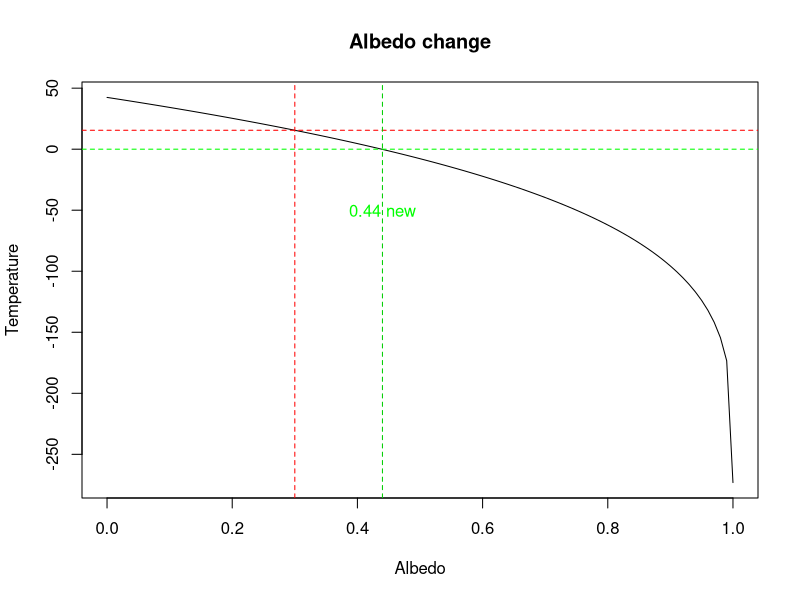
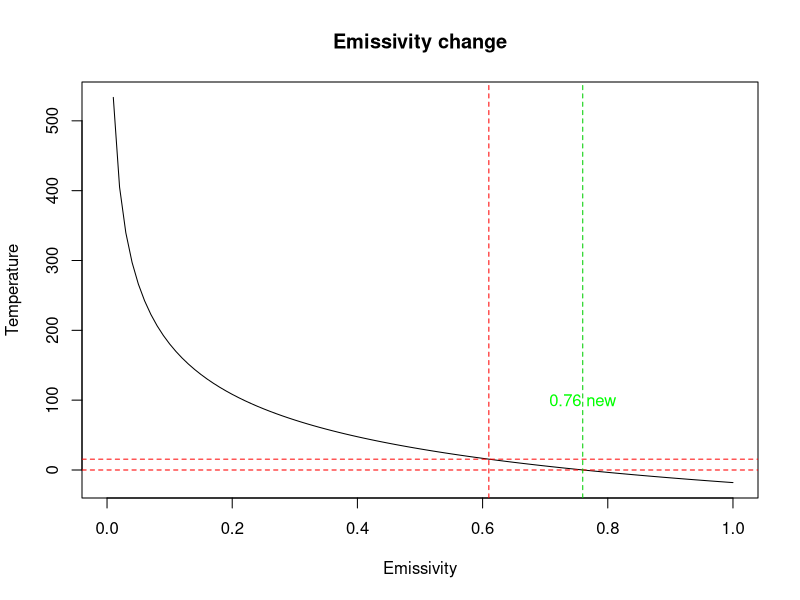
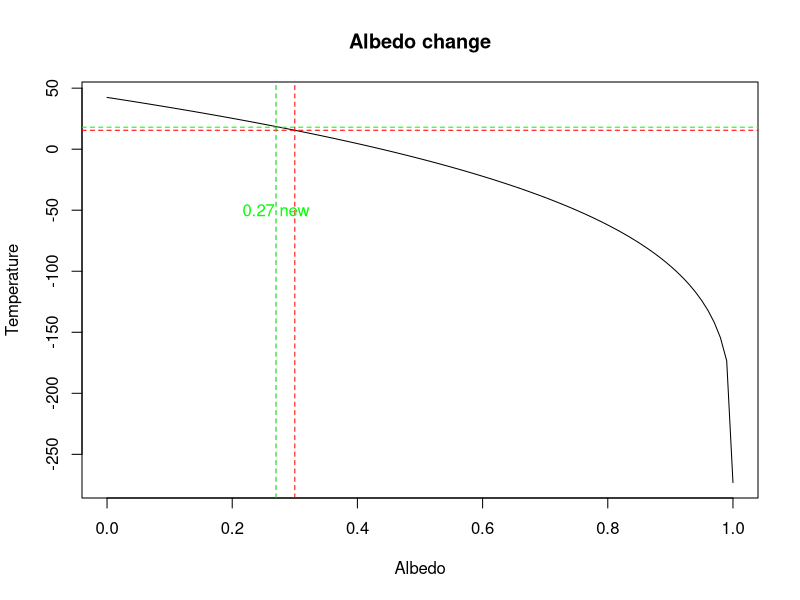
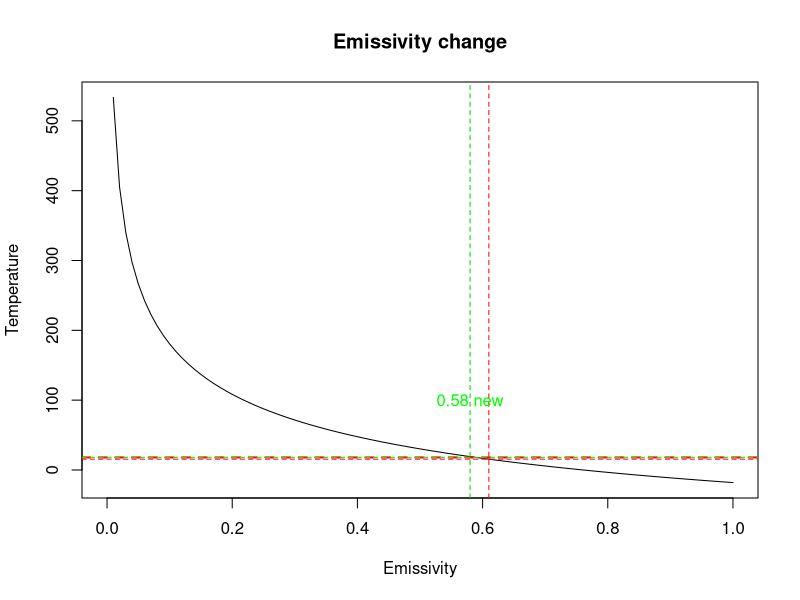

These figures' R source, in order:
## constants values
S = 1372
alpha = 0.3
eps = 0.61
sigma = 5.67*10**(-8)

modelF <- function(S, alpha, eps, sigma) {
  
  value <- ( (S*(1-alpha))/(4*eps*sigma))**(1/4)
  return( value - 273.15)

}

## call the model

modelF(S = S, alpha = alpha, eps = eps, sigma = sigma)

## graph for diferent albedo ------

alphaValue = seq(0.0, 1, .01)
modelValue = modelF(S = S, alpha = alphaValue, eps = eps, sigma = sigma)

plot(alphaValue, modelValue, type = "l", xlab = "Albedo", ylab = "Temperature", main = "Albedo change")
alphaValue[modelValue < 0]  ## to bring global temp to 0 C we should increase albedo to 0.44

abline(h = 0, col = "green", lty = 2, lwd = 1)
abline(h = 15.49, col = "red", lty = 2, lwd = 1)
abline(v = 0.44, col = "green3", lty = 2, lwd = 1)
abline(v = 0.3, col = "red", lty = 2, lwd = 1)
text(x = 0.44, y = -50, labels = "0.44 new", col = "green")


## graph for diferent emissivity ------

epsValue = seq(0.0, 1, .01)
modelValue = modelF(S = S, alpha = alpha, eps = epsValue, sigma = sigma)

plot(epsValue, modelValue, type = "l", xlab = "Emissivity", ylab = "Temperature" , main = "Emissivity change")

epsValue[modelValue < 0] ## to reduice the temp to 0 c we should increase emissivity to 0.76
abline(h = 0, col = "red", lty = 2, lwd = 1)
abline(h = 15.49, col = "red", lty = 2, lwd = 1)
abline(v = 0.76, col = "green3", lty = 2, lwd = 1)
abline(v = 0.61, col = "red", lty = 2, lwd = 1)
text(x = 0.76, y = 100, labels = "0.76 new", col = "green")
#text(x = 0.61, y = 100, labels = "0.61 new", col = "green")
## question C

## graph for diferent albedo ------

alphaValue = seq(0.0, 1, .01)
modelValue = modelF(S = S, alpha = alphaValue, eps = eps, sigma = sigma)

plot(alphaValue, modelValue, type = "l", xlab = "Albedo", ylab = "Temperature", main = "Albedo change")
alphaValue[modelValue >= 18]  ## to bring global temp to 18 C we should increase albedo to 0.44

abline(h = 18, col = "green", lty = 2, lwd = 1)
abline(h = 15.49, col = "red", lty = 2, lwd = 1)
abline(v = 0.27, col = "green3", lty = 2, lwd = 1)
abline(v = 0.3, col = "red", lty = 2, lwd = 1)
text(x = 0.27, y = -50, labels = "0.27 new", col = "green")

## graph for diferent emissivity ------

epsValue = seq(0.0, 1, .01)
modelValue = modelF(S = S, alpha = alpha, eps = epsValue, sigma = sigma)

plot(epsValue, modelValue, type = "l", xlab = "Emissivity", ylab = "Temperature", main = "Emissivity change")

epsValue[modelValue >= 18] ## to reduice the temp to 0 c we should increase emissivity to 0.76
abline(h = 18, col = "red", lty = 2, lwd = 2)

abline(h = 18, col = "green", lty = 2, lwd = 1)
abline(h = 15.49, col = "red", lty = 2, lwd = 1)
abline(v = 0.58, col = "green3", lty = 2, lwd = 1)
abline(v = 0.61, col = "red", lty = 2, lwd = 1)
text(x = 0.58, y = 100, labels = "0.58 new", col = "green")

## Question d
